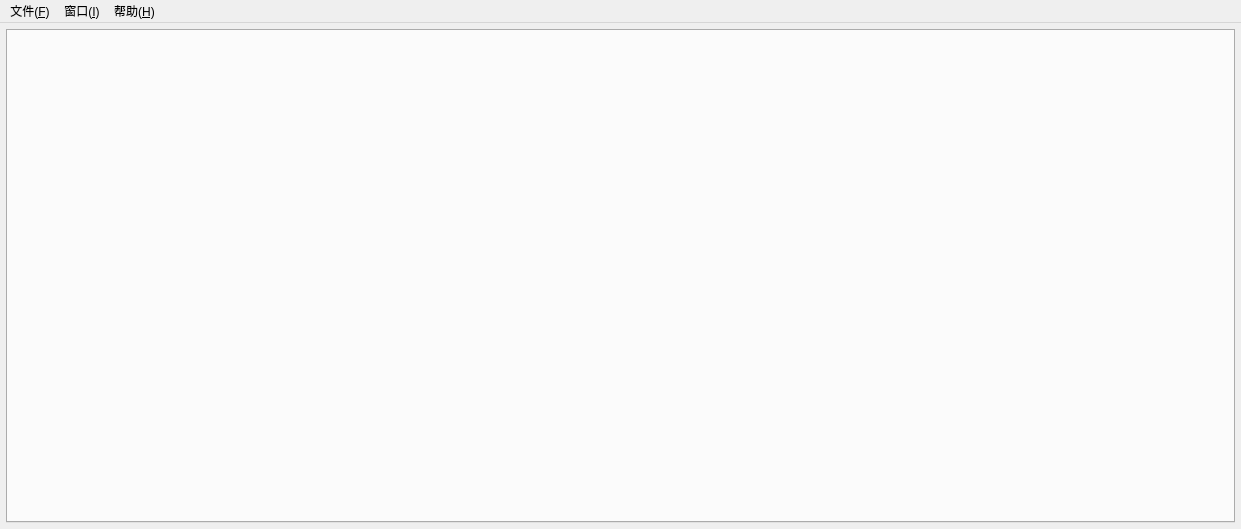
<?xml version="1.0" encoding="UTF-8"?>
<ui version="4.0">
 <class>LogToolClass</class>
 <widget class="QMainWindow" name="LogToolClass">
  <property name="geometry">
   <rect>
    <x>0</x>
    <y>0</y>
    <width>1241</width>
    <height>529</height>
   </rect>
  </property>
  <property name="windowTitle">
   <string>LogTool</string>
  </property>
  <widget class="QWidget" name="centralWidget">
   <layout class="QGridLayout" name="gridLayout_3">
    <property name="margin">
     <number>6</number>
    </property>
    <item row="0" column="0">
     <widget class="QSplitter" name="splitter">
      <property name="sizePolicy">
       <sizepolicy hsizetype="Expanding" vsizetype="Preferred">
        <horstretch>0</horstretch>
        <verstretch>0</verstretch>
       </sizepolicy>
      </property>
      <property name="orientation">
       <enum>Qt::Horizontal</enum>
      </property>
      <property name="childrenCollapsible">
       <bool>false</bool>
      </property>
      <widget class="QTabWidget" name="tabWidget">
       <property name="sizePolicy">
        <sizepolicy hsizetype="Preferred" vsizetype="Expanding">
         <horstretch>4</horstretch>
         <verstretch>0</verstretch>
        </sizepolicy>
       </property>
       <property name="minimumSize">
        <size>
         <width>850</width>
         <height>0</height>
        </size>
       </property>
       <property name="tabsClosable">
        <bool>true</bool>
       </property>
      </widget>
     </widget>
    </item>
   </layout>
  </widget>
  <widget class="QMenuBar" name="menuBar">
   <property name="geometry">
    <rect>
     <x>0</x>
     <y>0</y>
     <width>1241</width>
     <height>21</height>
    </rect>
   </property>
   <widget class="QMenu" name="menu">
    <property name="title">
     <string>文件(&amp;F)</string>
    </property>
    <addaction name="openFileAction"/>
    <addaction name="separator"/>
    <addaction name="exitAction"/>
   </widget>
   <widget class="QMenu" name="menu_2">
    <property name="title">
     <string>窗口(&amp;I)</string>
    </property>
    <widget class="QMenu" name="menu_4">
     <property name="title">
      <string>样式</string>
     </property>
     <addaction name="actionWindows"/>
     <addaction name="actionWindowsXP"/>
     <addaction name="actionWindowsVista"/>
     <addaction name="actionMotif"/>
     <addaction name="actionCDE"/>
     <addaction name="actionPlastique"/>
     <addaction name="actionCleanlooks"/>
    </widget>
    <addaction name="menu_4"/>
   </widget>
   <widget class="QMenu" name="menu_3">
    <property name="title">
     <string>帮助(&amp;H)</string>
    </property>
    <addaction name="actionAbout"/>
   </widget>
   <addaction name="menu"/>
   <addaction name="menu_2"/>
   <addaction name="menu_3"/>
  </widget>
  <action name="openFileAction">
   <property name="text">
    <string>打开(&amp;O)</string>
   </property>
  </action>
  <action name="saveAction">
   <property name="text">
    <string>存储</string>
   </property>
  </action>
  <action name="exitAction">
   <property name="text">
    <string>退出(&amp;E)</string>
   </property>
  </action>
  <action name="actionWindows">
   <property name="checkable">
    <bool>true</bool>
   </property>
   <property name="text">
    <string>Windows</string>
   </property>
  </action>
  <action name="actionWindowsXP">
   <property name="checkable">
    <bool>true</bool>
   </property>
   <property name="text">
    <string>WindowsXP</string>
   </property>
  </action>
  <action name="actionWindowsVista">
   <property name="checkable">
    <bool>true</bool>
   </property>
   <property name="text">
    <string>WindowsVista</string>
   </property>
  </action>
  <action name="actionMotif">
   <property name="checkable">
    <bool>true</bool>
   </property>
   <property name="text">
    <string>Motif</string>
   </property>
  </action>
  <action name="actionCDE">
   <property name="checkable">
    <bool>true</bool>
   </property>
   <property name="text">
    <string>CDE</string>
   </property>
  </action>
  <action name="actionPlastique">
   <property name="checkable">
    <bool>true</bool>
   </property>
   <property name="text">
    <string>Plastique</string>
   </property>
  </action>
  <action name="actionCleanlooks">
   <property name="checkable">
    <bool>true</bool>
   </property>
   <property name="text">
    <string>Cleanlooks</string>
   </property>
  </action>
  <action name="actionAbout">
   <property name="text">
    <string>关于(&amp;A)</string>
   </property>
  </action>
 </widget>
 <layoutdefault spacing="6" margin="11"/>
 <resources>
  <include location="logtool.qrc"/>
 </resources>
 <connections/>
</ui>
